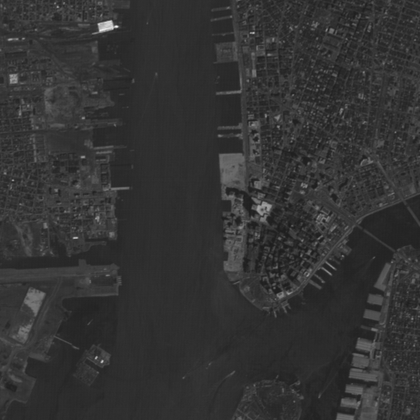
%> input picture NYC.tif, 420 x 420 px, shrunk from 512 x 512 before the run
$ octave CLHE.m   (GNU Octave 9; MATLAB toolbox functions it lacks are replaced by stand-ins)
%> lines starting %> are read from the running program, lines starting %| are printed output that depends on the picture
clear all;clc;close all;

img=imread('NYC.tif');              % Read input image
%> img is the input picture: size 420x420 uint8; min 29, max 248, mean 51.7
temp_img=img;
[l,n]=size(temp_img);
%> l = 420; n = 420

histo=zeros(1,256);
for i=1:l
    for j=1:n
        histo(temp_img(i,j)+1)= histo(temp_img(i,j)+1)+1;   % Calculate Histogram of input image
    end
end
%> after the loop, histo = 256 values, max 14720 at index 47, min 0 at index 1, mean 689.1

S=10;
C=(S*l*n)./256;             % Find C
%> C = 6890.6
clip_histo=[];

sum=0;
top=C;
%> top = 6890.6
bot=0;
while (top-bot)>1
    P=(top+bot)/2;
    for i=1:256
        if histo(i)>P
            sum=sum+(histo(i)-P);
        end
    end
    if sum>((C-P)*256)
        top=P;
    else
        bot=P;
    end
end
%> after the loop, sum = 462751.3

actual_clip=round(top);         % Actual clip of image P
%> actual_clip = 6030

new_sum=0;
for i=1:256                         % Clip the histogram above the threshold
    if histo(i)>actual_clip
        new_sum=new_sum+(histo(i)-actual_clip);
        clip_histo(i)=P;
    else
        clip_histo(i)=histo(i);
    end
end
%> this loop made 256 passes
%> new_sum on passes 43 to 50: 598, 2357, 5908, 12211, 20901, 29129, 33024, 33270
%> after the loop, clip_histo = 256 values, max 6030.1 at index 43, min 0 at index 1, mean 559.1

new_sum=round(new_sum/256);
%> new_sum = 130
clip_histo=clip_histo+new_sum;      % Equally distribute the clipped values
%> clip_histo = 256 values, max 6160.1 at index 43, min 130 at index 1, mean 689.1

cumu_sum=0;
for i=1:256
    cumu_sum=cumu_sum+clip_histo(i);
    lut(i)=cumu_sum;
end
%> this loop made 256 passes
%> cumu_sum on passes 1 to 3: 130, 260, 390
%> after the loop, cumu_sum = 176411.1; lut = 256 values from 130 to 176411.1
lut=round((lut*256)./(l*n));        % Create LUT
%> lut = 256 values from 0 to 256

for i=1:l
    for j=1:n
        temp_lut=temp_img(i,j);
        out(i,j)=lut(temp_lut);     % Map LUT into output image
    end
end
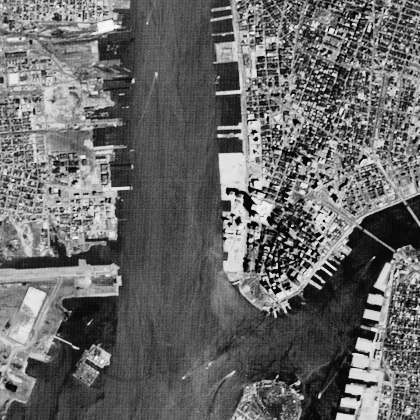
%> out: size 420x420 double; min 5, max 255, mean 103.8

histo_out=zeros(1,256);
for i=1:l
    for j=1:n
        if out(i,j)==256
            histo_out(out(i,j))= histo_out(out(i,j));
        else
            histo_out(out(i,j)+1)= histo_out(out(i,j)+1)+1;     % Histogram of output image
        end
    end
end
%> after the loop, histo_out = 256 values, max 14720 at index 76, min 0 at index 1, mean 689.1

count1=0;
for i=1:256
    if histo(i)~=0
        count1=count1+1;        % No. of bins occupied in input image
    end
end
%> after the loop, count1 = 193
count2=0;
for i=1:256
    if histo_out(i)~=0
        count2=count2+1;       % No. of bins occupied in output image
    end
end
%> after the loop, count2 = 89
count1
%> count1 = 193
count2
%> count2 = 89

max_slope=lut(2)-lut(1);
%> max_slope = 0
for i=2:255
    if ((lut(i+1)-lut(i))>max_slope)
        max_slope=(lut(i+1)-lut(i));    % Max slope of LUT
    end
end
%> this loop made 254 passes
%> max_slope on passes 1, 34, 36, 38, 39, 40, 41: 1, 2, 4, 5, 6, 8, 9
max_slope
%> max_slope = 9

% Plot
figure,plot(lut),title('Look Up Table CLHE'),grid on
%> after `grid on`:
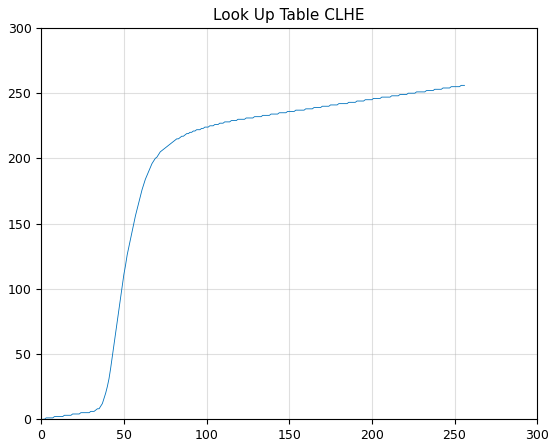
%> figure redrawn from the program's plot data; curve peaks at x = 254, y = 256
figure,stem(histo),title('Histogram of image'),grid on
xlabel('pixel bins'),ylabel('count'),grid on
%> after `grid on`:
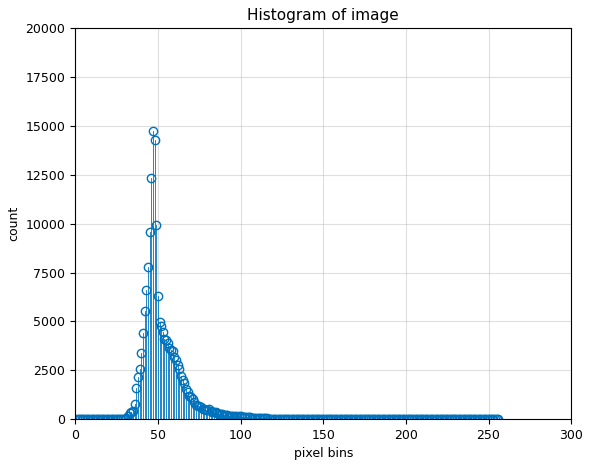
%> figure redrawn from the program's plot data; highest point at x = 47, y = 14720
figure,stem(histo_out),title('Equalized Histogram Plot'),grid on
xlabel('pixel bins'),ylabel('count'),grid on
%> after `grid on`:
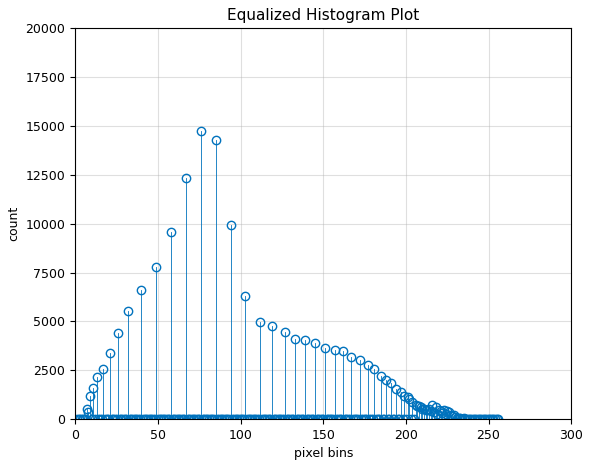
%> figure redrawn from the program's plot data; highest point at x = 76, y = 14720
figure,subplot(1,2,1),imshow(img),title('NYC image')
subplot(1,2,2),imshow(uint8(out)),title('CLHE output image')
